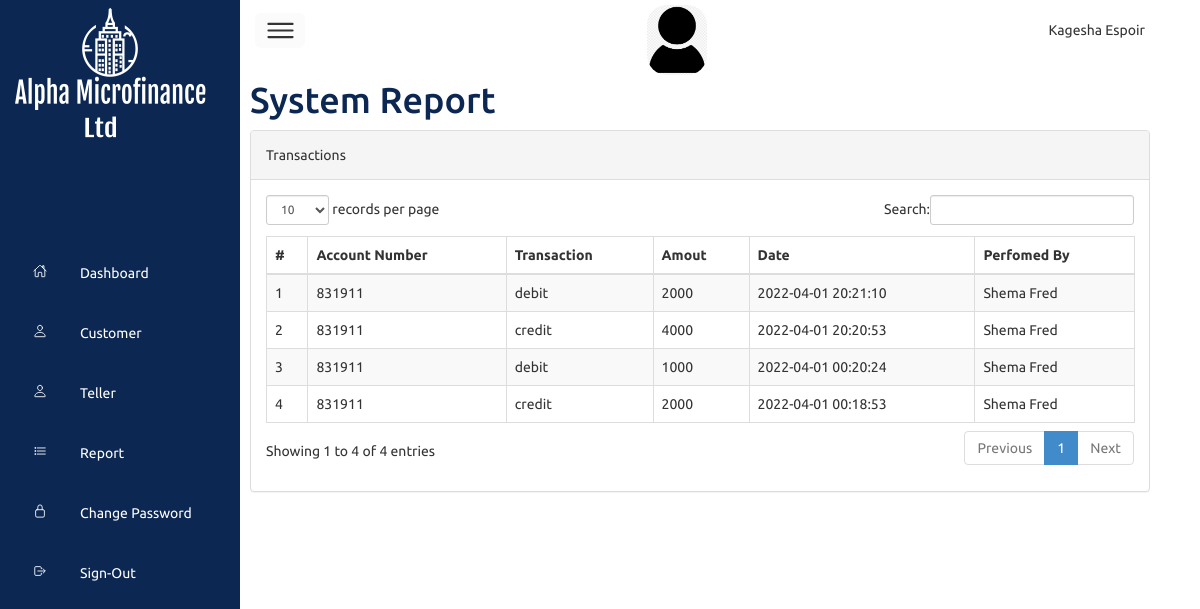
Page /report.php (signed in) on the committed database.
### tables this page shows
CREATE TABLE `transaction` (
  `id` int(11) NOT NULL,
  `accountNumber` varchar(20) NOT NULL,
  `type` varchar(10) NOT NULL,
  `employeeId` int(5) NOT NULL,
  `amount` int(10) NOT NULL,
  `dateTime` timestamp NOT NULL DEFAULT current_timestamp()
);

CREATE TABLE `employee` (
  `id` int(11) NOT NULL,
  `firstName` varchar(20) NOT NULL,
  `lastName` varchar(20) NOT NULL,
  `username` varchar(20) NOT NULL,
  `password` varchar(50) NOT NULL,
  `status` int(2) NOT NULL DEFAULT 1,
  `type` int(2) NOT NULL,
  `phoneNumber` varchar(20) NOT NULL,
  `dateTime` timestamp NOT NULL DEFAULT current_timestamp()
);

### report.php (the view, shortened to what this page needs)
<?php
 if($_SESSION['username'] == '')
   {
 header('location:index.php');
 }
 else{
?>
<?php
include 'header.php';
?>
<div class="main">
    <div class="topbar">
        <div class="toggle">
            <ion-icon name="menu-outline"></ion-icon>
        </div>
        <div class="user">
            <img src="images/user.png"style="width:60px;height:70px;"/>
        </div>
       <?php echo $firstName." ".$lastName ?>
     </div>
     <div class="row">
    <div class="col-lg-12"><h1 style="color:#0B2752;margin-top:20px">System Report</h1></div>
  </div>
 <div class="row">
                <div class="col-md-12">
                    <div class="panel panel-default">
                        <div class="panel-heading">
                            <div class="row">
                                <div class="col-lg-10">
                                    Transactions
                                </div>
                            </div>
                        </div>
                        <div class="panel-body">
                            <div class="table-responsive">
                                <table class="table table-striped table-bordered table-hover" id="dataTables-example">
                                <thead>
                                    <tr>
                                        <th >#</th>
                                        <th> Account Number</th>
                                        <th > Transaction</th>
                                        <th > Amout</th>
                                        <th >Date</th>
                                        <?php
                                        if($type == 1){?>
                                            <th >Perfomed By</th>
                                        <?php } ?>
                                    </tr>
                                </thead>
                                <tbody>
                                <?php   $number =1;
                                        $creQuery = "SELECT * FROM `transaction` ORDER BY `dateTime` DESC";
                                        $creResult = $connect->query($creQuery);
                                        while( $data = mysqli_fetch_array($creResult)){
                                        $accountNumber = $data['accountNumber'];
                                        $transaction = $data['type'];
                                        $amount = $data['amount'];
                                        $dateTime = $data['dateTime'];
                                        $employeeId = $data['employeeId'];
                                        $idQuery = "SELECT `firstName`,`lastName` FROM `employee` WHERE `id` = $employeeId";
                                        $idResult = $connect->query($idQuery);
                                        $dt = mysqli_fetch_array($idResult);
                                        $fName = $dt['firstName'];
                                        $lName = $dt['lastName'];
                                        ?>
                                        <tr>
                                            <td><?php echo $number ?></td>
                                            <td><?php echo $accountNumber ?></td>
                                            <td><?php echo $transaction ?></td>
                                            <td><?php echo $amount ?></td>
                                            <td ><?php echo $dateTime ?></td>
                                            <?php if($type == 1){ ?>
                                            <td ><?php echo $fName." ".$lName; ?></td>
                                            <?php } ?>
                                        </tr>
                                 <?php $number++; } ?>
                                </tbody>
                                </table>
                            </div>
                        </div>
                    </div>
     </div>
</body>
</html>
<?php } ?>

### css/styley.css (style rules this page uses)
* { padding: 0; margin: 0; box-sizing: border-box; font-family: 'ubuntu', sans-serif; }
:root { --bleed:#287bff; --white: #fff; --gray: #f5f5f5; --black1: #222222; --black2: #999; }
body { min-height: 100vh; overflow-x: hidden; }
.main { position: absolute; width: calc(100% - 300px); left:250px; min-height: 100vh; background: var(--white); transition: 0.5s; }
.topbar { width: 100%; height: 60px; display: flex; justify-content: space-between; align-items: center; padding: 5px; }
.toggle { position: relative; top: 0; border-radius: 6px; width: 50px; background: rgba(156, 101, 101, 0.027); display: flex; justify-content: center; align-items: center; font-size: 2.5em; cursor: pointer; }
.user { position: relative; width: 60px; height: 70px; margin-top:20px; border-radius: 20px; overflow: hidden; cursor: pointer; }
.user img { position: relative; top: 0; left: 0; width: 100%; height: 100%; object-fit: cover; }

### rows in the picture
transaction: accountNumber "831911", type "debit", amount "2000", dateTime "2022-04-01 20:21:10", employeeId.firstName "Shema", employeeId.lastName "Fred"
transaction: accountNumber "831911", type "credit", amount "4000", dateTime "2022-04-01 20:20:53", employeeId.firstName "Shema", employeeId.lastName "Fred"
transaction: accountNumber "831911", type "debit", amount "1000", dateTime "2022-04-01 00:20:24", employeeId.firstName "Shema", employeeId.lastName "Fred"
transaction: accountNumber "831911", type "credit", amount "2000", dateTime "2022-04-01 00:18:53", employeeId.firstName "Shema", employeeId.lastName "Fred"

### other values in the picture
$firstName "Kagesha"
$lastName "Espoir"
